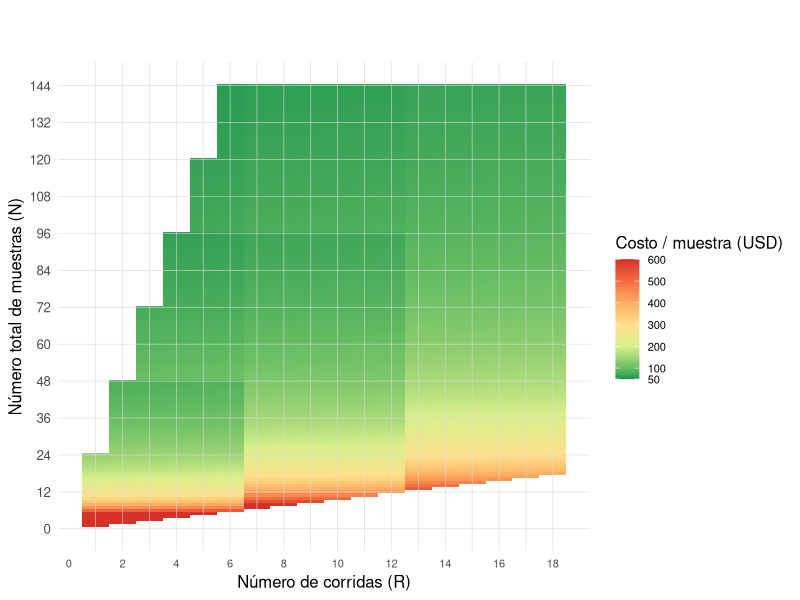
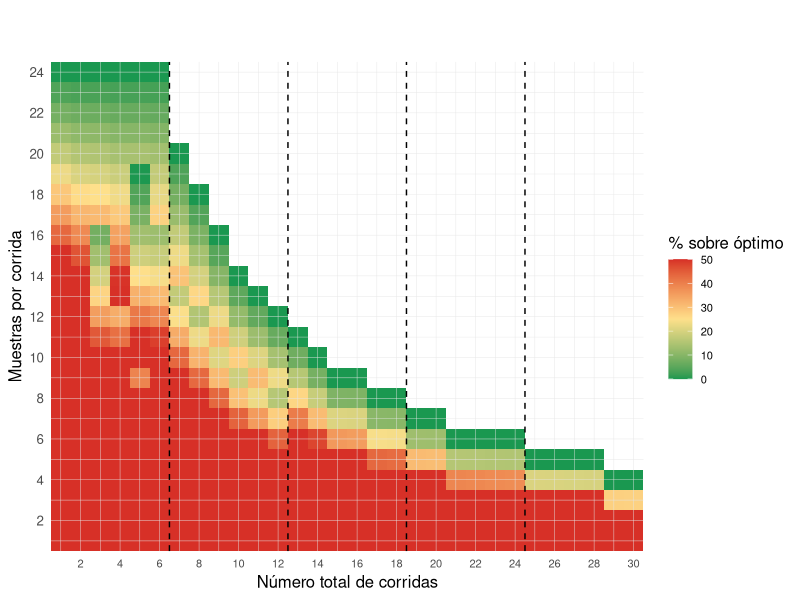

R code for these plots, in order:
## ---- chunk 1
library(tidyverse)
library(scales)

# -----------------------------
# PARÁMETROS
# -----------------------------
C_FC   <- 1125.20
C_RBK  <- 1300
C_RAA  <- 543
C_WGA  <- 18.90
C_wash <- 32.33

# -----------------------------
# FUNCIÓN DE COSTO PROMEDIO
# -----------------------------
cost_surface <- function(N, R){

  # escenarios inviables
  if(R > N) return(NA_real_)

  n_bar <- N / R

  # restringimos a espacio operativo razonable
  if(n_bar < 0 || n_bar > 24) return(NA_real_)

  RBK <- ceiling(N / 144)
  RAA <- ceiling(R / 6)
  FC  <- max(ceiling(N / 48), ceiling(R / 6))

  total_cost <-
    N * C_WGA +
    RBK * C_RBK +
    RAA * C_RAA +
    FC * C_FC +
    (R - FC) * C_wash

  total_cost / N
}

# -----------------------------
# GRILLA GLOBAL
# -----------------------------
grid_cost <- expand_grid(
  N = 1:144,
  R = 1:18
) %>%
  mutate(
    muestras_por_corrida = N / R,
    cost_per_sample = map2_dbl(N, R, cost_surface)
  ) %>%
  filter(!is.na(cost_per_sample))

# -----------------------------
# HEATMAP
# -----------------------------
ggplot(grid_cost, aes(x = R, y = N, fill = cost_per_sample)) +
  geom_tile(color = NA) +

geom_vline(xintercept = seq(1, 18, by = 1),
           color = "grey85", linewidth = 0.2) +

geom_hline(yintercept = seq(0, 144, by = 12),
           color = "grey85", linewidth = 0.2)+
  
scale_fill_gradientn(
  colours = c(
    "#1a9850",  # verde fuerte
    "#66bd63",
    "#d9ef8b",
    "#fee08b",
    "#fdae61",
    "#f46d43",
    "#d73027"
  ),
  values = scales::rescale(c(50, 100, 200, 300, 400, 500, 600)),
  limits = c(50, 600),
  oob = scales::squish,
  breaks = c(50, 100, 200, 300, 400, 500, 600),
  labels = scales::label_number(accuracy = 1),
  name = "Costo / muestra (USD)"
) +
  scale_x_continuous(breaks = seq(0, 30, by = 2)) +
  scale_y_continuous(breaks = seq(0, 144, by = 12)) +
  labs(
    title = "",
    subtitle = "",
    x = "Número de corridas (R)",
    y = "Número total de muestras (N)"
  ) +
  theme_minimal(base_size = 12)  +
  theme(
    panel.grid = element_blank(),
    axis.text.x = element_text(size = 8)
  )+
  theme(
  legend.text = element_text(size = 8)
)

## ---- chunk 2
library(tidyverse)
library(scales)

# ---------------------------------
# FUNCIÓN DE COSTO OPERATIVO
# n = muestras por corrida
# r = número total de corridas
# ---------------------------------
calc_cost_operativo <- function(n, r) {
  
  if (n < 1 || n > 24) return(NA_real_)
  if (r < 1) return(NA_real_)
  
  N <- n * r
  R <- r
  
  if (N > 144) return(NA_real_)
  
  RBK <- ceiling(N / 144)
  RAA <- ceiling(R / 6)
  FC  <- max(ceiling(N / 48), ceiling(R / 6))
  
  total_cost <-
    N * C_WGA +
    RBK * C_RBK +
    RAA * C_RAA +
    FC * C_FC +
    (R - FC) * C_wash
  
  total_cost / N
}

# ---------------------------------
# GRILLA OPERATIVA
# ---------------------------------
grid_operativo <- expand_grid(
  muestras_run   = 1:24,
  corridas_total = 1:30
) %>%
  mutate(
    N_total = muestras_run * corridas_total,
    costo   = map2_dbl(muestras_run, corridas_total, calc_cost_operativo)
  ) %>%
  filter(!is.na(costo))

# ---------------------------------
# REFERENCIA AL ÓPTIMO POR r
# ---------------------------------
optimos_por_r <- grid_operativo %>%
  group_by(corridas_total) %>%
  summarise(costo_min = min(costo, na.rm = TRUE), .groups = "drop")

grid_operativo <- grid_operativo %>%
  left_join(optimos_por_r, by = "corridas_total") %>%
  mutate(
    exceso_relativo = 100 * (costo - costo_min) / costo_min
  )

# ---------------------------------
# HEATMAP OPERATIVO
# ---------------------------------
ggplot(grid_operativo, aes(x = corridas_total, y = muestras_run, fill = exceso_relativo)) +
  geom_tile(color = NA) +
  
  geom_vline(
    xintercept = seq(1, 30, by = 1),
    color = "grey90", linewidth = 0.15
  ) +
  geom_hline(
    yintercept = seq(1, 24, by = 1),
    color = "grey90", linewidth = 0.15
  ) +
  
  geom_vline(
    xintercept = c(6.5, 12.5, 18.5, 24.5),
    linetype = "dashed",
    linewidth = 0.5,
    color = "black"
  ) +
  
  scale_fill_gradientn(
    colours = c("#1a9850", "#fee08b", "#d73027"),
    limits = c(0, 50),
    oob = scales::squish,
    name = "% sobre óptimo"
  ) +
  scale_y_continuous(
    breaks = seq(0, 24, by = 2),
    expand = c(0, 0)
  ) +
  scale_x_continuous(
    breaks = seq(0, 30, by = 2),
    expand = c(0, 0)
  ) +
  labs(
    title = "",
    subtitle = "",
    x = "Número total de corridas",
    y = "Muestras por corrida"
  ) +
  theme_minimal(base_size = 12) +
  theme(
    panel.grid = element_blank(),
    axis.text.x = element_text(size = 8),
    legend.text = element_text(size = 8)
  )
